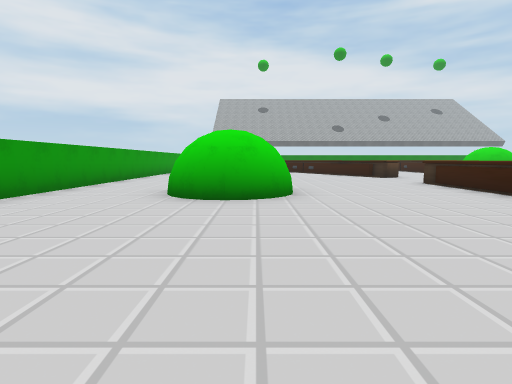
[1] (above)

21 first-person views from a walk through a 3-D level made in the Unity game engine. The camera is 1.3 m above the floor, tilts 6° down and sees 80° across. The floor is counted in squares, 2 m on a side. Each view is taken from the middle of a square. On the plan, view 1 faces up. The plan holds only what a view shows up to about 10 squares ahead; the rest is blank. The place goes on beyond the plan. The player character is not drawn. Some surface patterns are stand-ins.

[2]
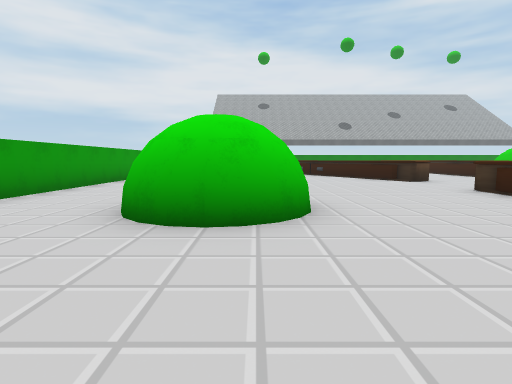

[3]
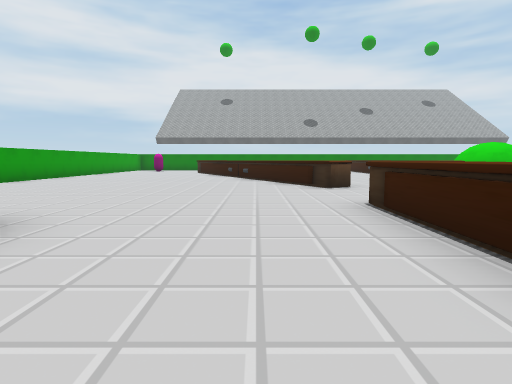

[4]
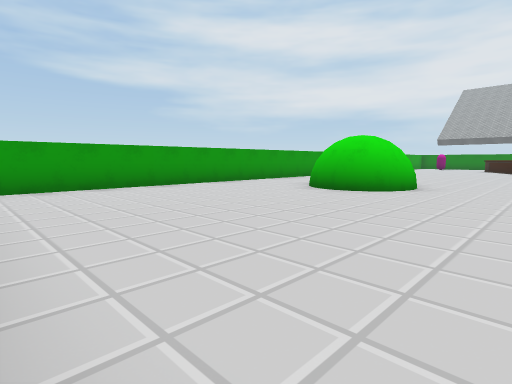

[5]
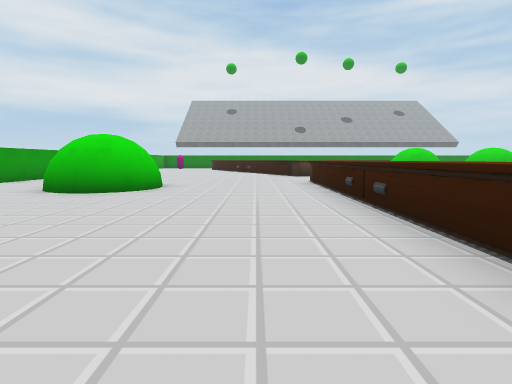

[6]
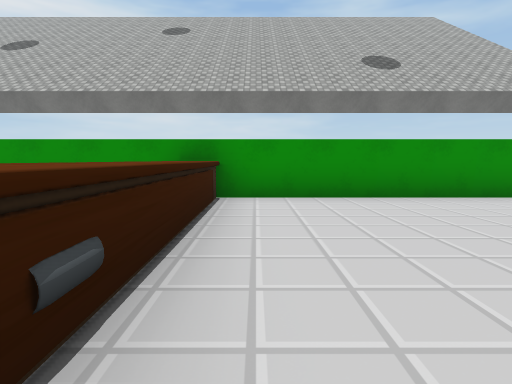

[7]
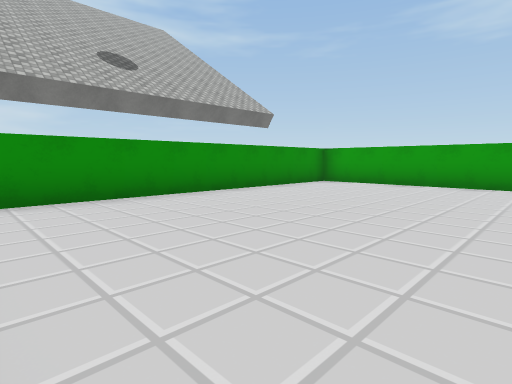

[8]
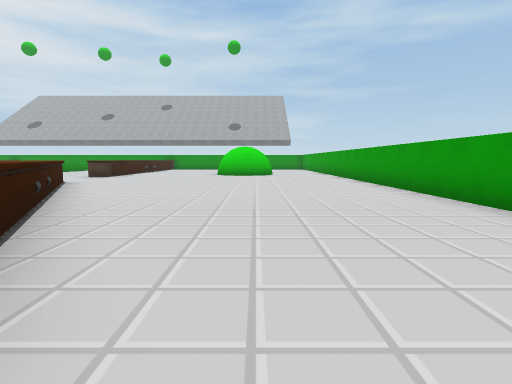

[9]
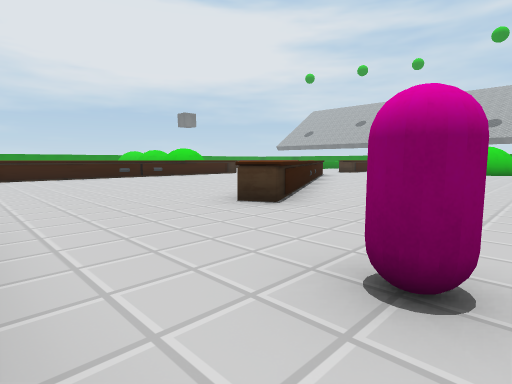

[10]
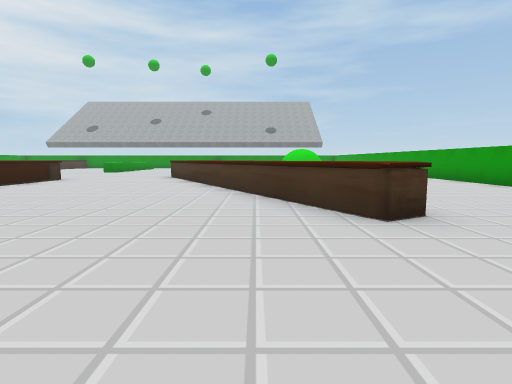

[11]
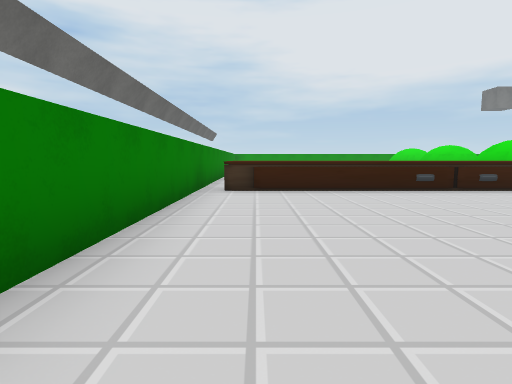

[12]
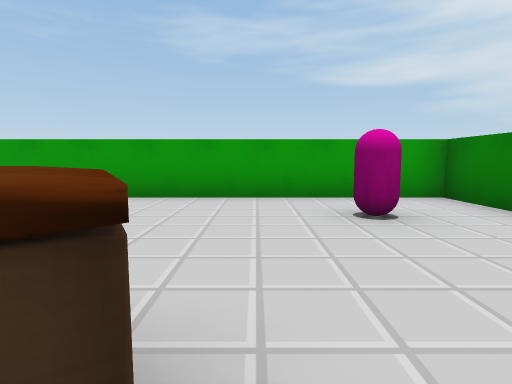

[13]
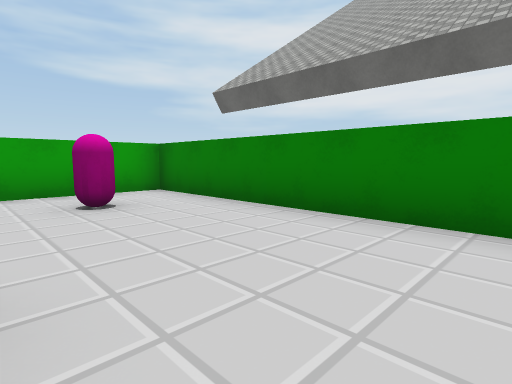

[14]
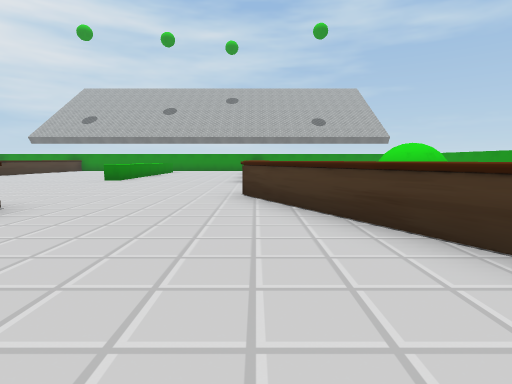

[15]
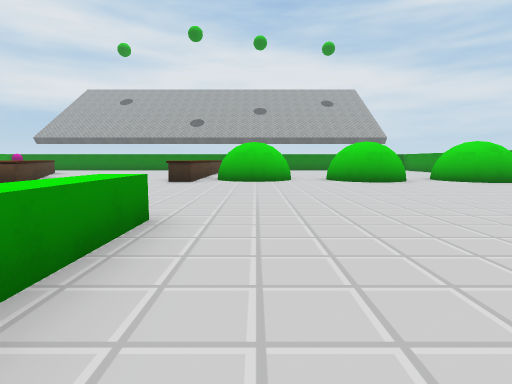

[16]
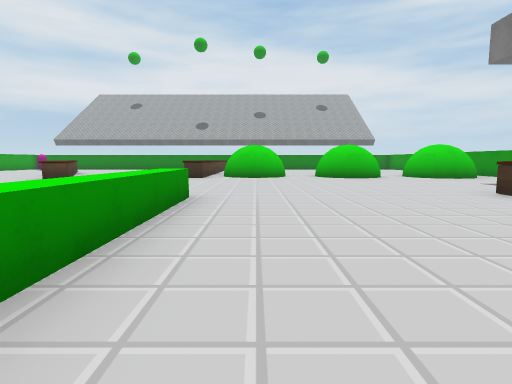

[17]
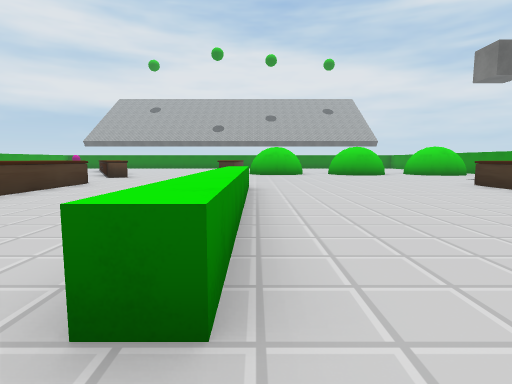

[18]
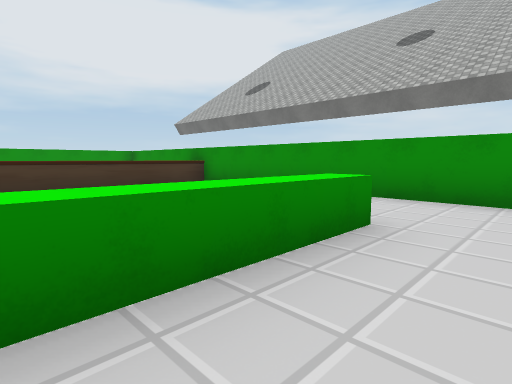

[19]
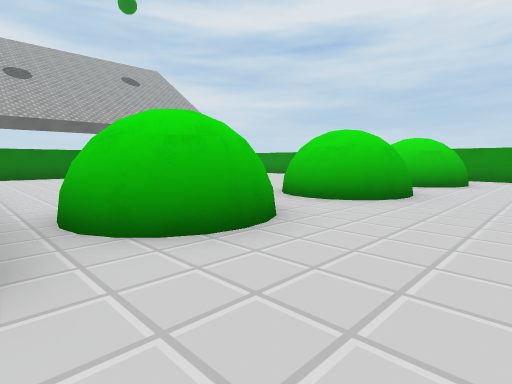

[20]
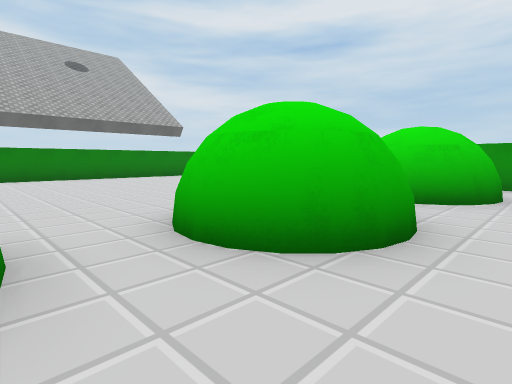

[21]
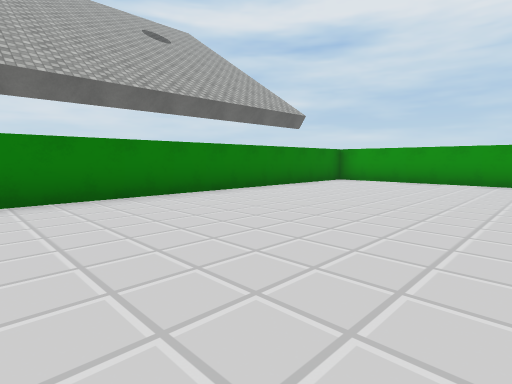

### Floor plan
Key: @ floor where view 1 was taken; # wall or solid block; . floor; = window, fence, low wall or low ledge; ^ raised ledge; C pink capsule.
Columns run from 5 left of view 1 to 21 right of it. Each row starts with its distance up from view 1.
 24 ###########################
 23 #.........................#
 22 #.............^...........#
 21 #.C...........^...........#
 20 #.............^...........#
 19 #....^^.......^...........#
 18 #.....^.......^.......
 17 #.....^^......^. .....
 16 #......^......^. ....
 15 #......#^.....^## .#
 14 #.......^.....^###.##.##
 13 #........^....^....##..# .#
 12 #........^^...............#
 11 #.........^.............
 10 #......................
  9 #.....................
  8 #.........^..........^
  7 #...##....^..........^
  6 #...##....^.. ^......
  5 #...##....^.. ^.....
  4 #.........^...^.....
  3 #.........^ ..^....  ^    #
  2 #.........^  .^...  .^    #
  1 #.........^  ....   .^
  0 #....@....^  ...     ^
 -1 #.........#  ...     =
 -2 #######################

Positions as (right, up) in squares from view 1, and headings:
1: (0, 0), facing up
2: (0, 2), facing up
3: (3, 4), facing up
4: (3, -1), facing up-left
5: (3, -1), facing up
6: (4, 4), facing down
7: (4, 4), facing down-left
8: (-1, 20), facing down
9: (-3, 23), facing down-right
10: (2, 23), facing down
11: (2, 22), facing right
12: (1, 20), facing left
13: (2, 20), facing up-left
14: (5, 17), facing down
15: (11, 4), facing up
16: (11, 2), facing up
17: (10, 0), facing up
18: (8, 4), facing down-right
19: (9, 11), facing up-right
20: (12, 12), facing up-right
21: (11, 18), facing up-right
